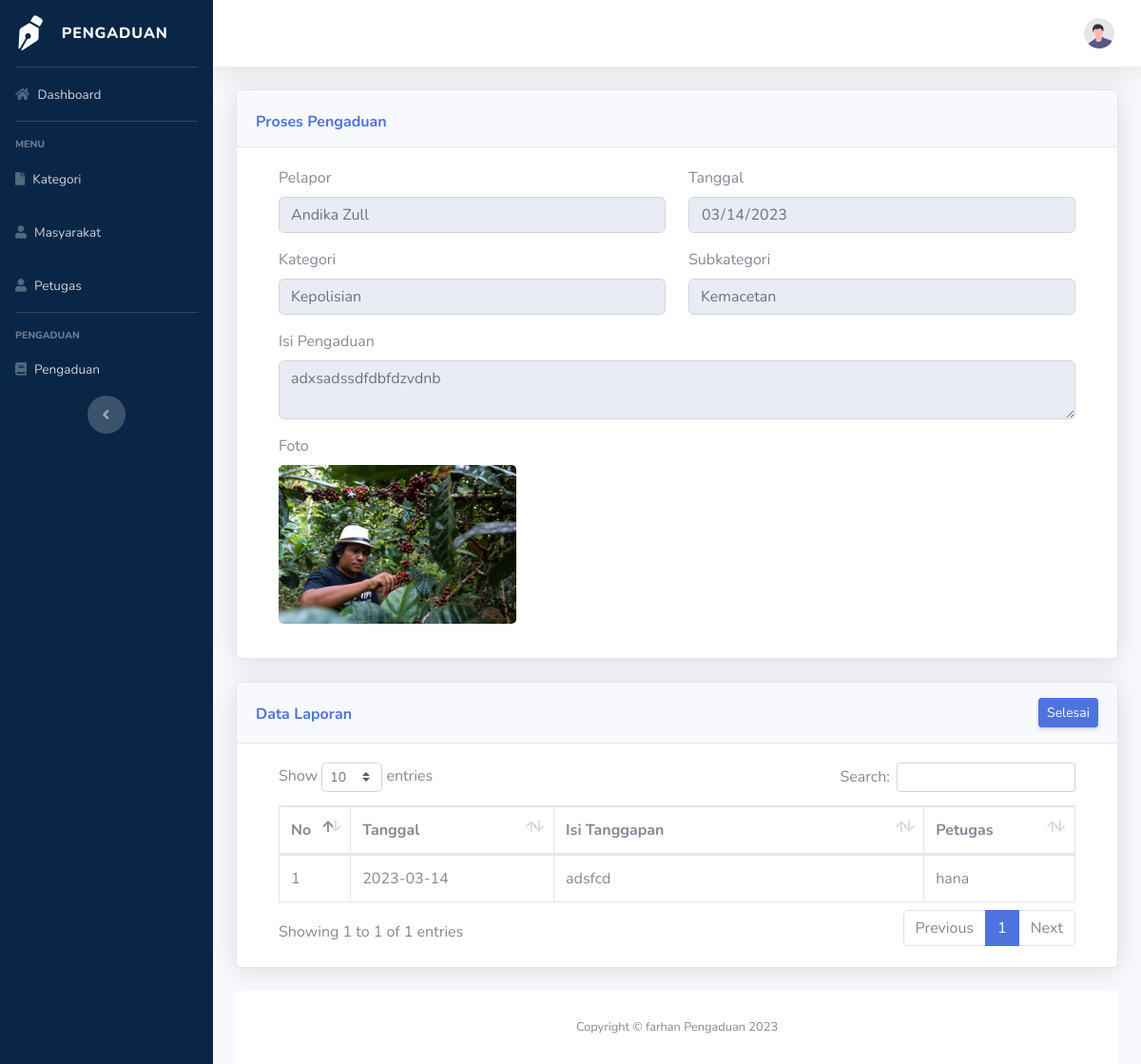
Page /C_farhan_petugas/proses_petugas/15 on the committed database.
### tables this page shows
CREATE TABLE `pengaduan` (
  `id_pengaduan` int(11) NOT NULL,
  `tgl_pengaduan` date NOT NULL,
  `id_subkategori` int(11) NOT NULL,
  `id_kategori` int(11) NOT NULL,
  `nik` varchar(16) NOT NULL,
  `isi_laporan` text NOT NULL,
  `foto` varchar(255) NOT NULL,
  `status` enum('0','proses','selesai') NOT NULL
);

CREATE TABLE `masyarakat` (
  `id` int(11) NOT NULL,
  `nik` varchar(16) NOT NULL,
  `nama_lengkap` varchar(35) NOT NULL,
  `username` varchar(25) NOT NULL,
  `password` varchar(128) NOT NULL,
  `telepon` varchar(13) NOT NULL,
  `is_active` enum('active','not_active') NOT NULL
);

CREATE TABLE `kategori` (
  `id_kategori` int(11) NOT NULL,
  `kategori` varchar(50) NOT NULL
);

CREATE TABLE `subkategori` (
  `id_subkategori` int(11) NOT NULL,
  `id_kategori` int(11) NOT NULL,
  `subkategori` varchar(225) NOT NULL
);

CREATE TABLE `tanggapan` (
  `id_tanggapan` int(11) NOT NULL,
  `id_pengaduan` int(11) NOT NULL,
  `tgl_tanggapan` date NOT NULL,
  `tanggapan` text NOT NULL,
  `id_petugas` int(11) NOT NULL
);

CREATE TABLE `petugas` (
  `id_petugas` int(11) NOT NULL,
  `nama_petugas` varchar(35) NOT NULL,
  `username` varchar(25) NOT NULL,
  `password` varchar(128) NOT NULL,
  `telpon` varchar(13) NOT NULL,
  `level` enum('admin','petugas') NOT NULL
);

### application/controllers/C_farhan_petugas.php (called while the page is built, shortened)
<?php
class C_farhan_petugas extends CI_Controller
{
    public function proses_petugas($id)
    {
        $this->load->model('M_nabil_Admin');
        $data['masyarakat'] = $this->db->get_where('masyarakat', ['username' => $this->session->userdata('username')])->row_array();
        $data['petugas'] = $this->db->get_where('petugas', ['username' => $this->session->userdata('username')])->row_array();
        $data['p'] = $this->M_nabil_Admin->proses($id);
        $data['prosestanggapan'] = $this->M_nabil_Admin->prosesTanggapan($id);
        $data['title'] = 'Laporan Proses';
        $this->load->view('template_petugas/header', $data);
        $this->load->view('template_petugas/sidebar', $data);
        $this->load->view('template_petugas/topbar', $data);
        $this->load->view('petugas/v_nabil_proses', $data);
        $this->load->view('template_petugas/footer', $data);
    }
}

### index.php (called while the page is built, shortened)
<?php
require_once BASEPATH.'core/CodeIgniter.php';

### application/models/M_nabil_Admin.php (called while the page is built, shortened)
<?php
class M_nabil_Admin extends CI_Model
{
    function proses($id)
    {
        $this->db->select('*');
        $this->db->from('pengaduan');
        $this->db->join('masyarakat', 'masyarakat.nik=pengaduan.nik');
        $this->db->join('subkategori', 'subkategori.id_subkategori=pengaduan.id_subkategori');
        $this->db->join('kategori', 'kategori.id_kategori=subkategori.id_kategori');
        $this->db->where('id_pengaduan', $id);
        return $this->db->get()->row_array();
    }
    function prosesTanggapan($id)
    {
        $this->db->select('*');
        $this->db->from('tanggapan');
        $this->db->join('petugas', 'petugas.id_petugas=tanggapan.id_petugas');
        $this->db->where('id_pengaduan', $id);
        return $this->db->get()->result_array();
    }
}

### application/views/petugas/v_nabil_proses.php (the view, shortened to what this page needs)
<div class="container-fluid">
    <div class="card shadow mb-4">
        <div class="card-header py-3">
            <div class="d-flex aling-item-center">
                <h6 class="m-0 font-weight-bold text-primary mt-2">Proses Pengaduan</h6>
            </div>
        </div>
        <div class="card-body">
            <div class="container">
                <form method="post" action="<?= base_url('C_farhan_petugas/petugas_upload_tanggapan/') . $p['id_pengaduan'] ?>">
                    <fieldset disabled>
                        <div class="row">
                            <div class="mb-3 col-md-6">
                                <label for="exampleInputEmail1">Pelapor</label>
                                <input type="text" class="form-control" id="pelapor" value="<?= $p['nama_lengkap'] ?>">
                            </div>
                            <div class="mb-3 col-md-6">
                                <label for="exampleInputPassword1">Tanggal</label>
                                <input type="date" class="form-control" id="tgl_pengaduan" value="<?= $p['tgl_pengaduan'] ?>">
                            </div>
                            <div class="mb-3 col-md-6">
                                <label for="exampleInputEmail1">Kategori</label>
                                <input type="text" class="form-control" id="kategori" value="<?= $p['kategori'] ?>">
                            </div>
                            <div class="mb-3 col-md-6">
                                <label for="exampleInputEmail1">Subkategori</label>
                                <input type="text" class="form-control" id="sub_kategori" value="<?= $p['subkategori'] ?>">
                            </div>
                        </div>
                        <div class="mb-3">
                            <label for="exampleInputEmail1">Isi Pengaduan</label>
                            <textarea type="text" class="form-control" id="isi_laporan" value=""><?= $p['isi_laporan'] ?></textarea>
                        </div>
                    </fieldset>
                    <div class="mb-3">
                        <label for="exampleInputEmail1" class="form-label">Foto</label>
                        <div>
                            <img src="<?php echo base_url() . '/assets/img/upload/' . $p['foto']; ?>" alt="" style="width: 250px; border-radius: 5px;">
                        </div>
                    </div>
                </form>
            </div>
        </div>
    </div>
    <div class="card shadow mb-4">
        <div class="card-header py-3">
            <div class="d-flex aling-item-center">
                <h6 class="m-0 font-weight-bold text-primary mt-2">Data Laporan</h6>
                <button type="button" class="ml-auto d-none d-sm-inline-block btn btn-sm btn-primary shadow-sm" data-toggle="modal" data-target="#selesai">
                    Selesai
                </button>
            </div>
        </div>
        <div class="card-body">
            <div class="container">
                <table class="table table-bordered" id="dataTable" width="100%" cellspacing="0">
                    <thead>
                        <tr>
                            <th width='1%'>No</th>
                            <th width='10%'>Tanggal</th>
                            <th width='20%'>Isi Tanggapan</th>
                            <th width='5%'>Petugas</th>
                        </tr>
                    </thead>
                    <tbody>
                        <?php
                        $count = 0;
                        foreach ($prosestanggapan as $pt) :
                            $count = $count + 1;
                        ?>
                            <tr>
                                <td><?= $count ?></td>
                                <td><?= $pt['tgl_tanggapan'] ?></td>
                                <td><?= $pt['tanggapan'] ?></td>
                                <td><?= $pt['nama_petugas'] ?></td>
                            </tr>
                        <?php endforeach ?>
                    </tbody>
                </table>
            </div>
        </div>
    </div>
    <footer class="sticky-footer bg-white">
        <div class="container my-auto">
            <div class="copyright text-center my-auto">
                <span>Copyright &copy; farhan Pengaduan 2023</span>
            </div>
        </div>
    </footer>
</div>
</div>

### rows in the picture
pengaduan: nama_lengkap "Andika Zull", tgl_pengaduan "03/14/2023", id_kategori.kategori "Kepolisian", id_subkategori.subkategori "Kemacetan", isi_laporan "adxsadssdfdbfdzvdnb", foto (picture)
tanggapan: tgl_tanggapan "2023-03-14", tanggapan "adsfcd", id_petugas.nama_petugas "hana"
